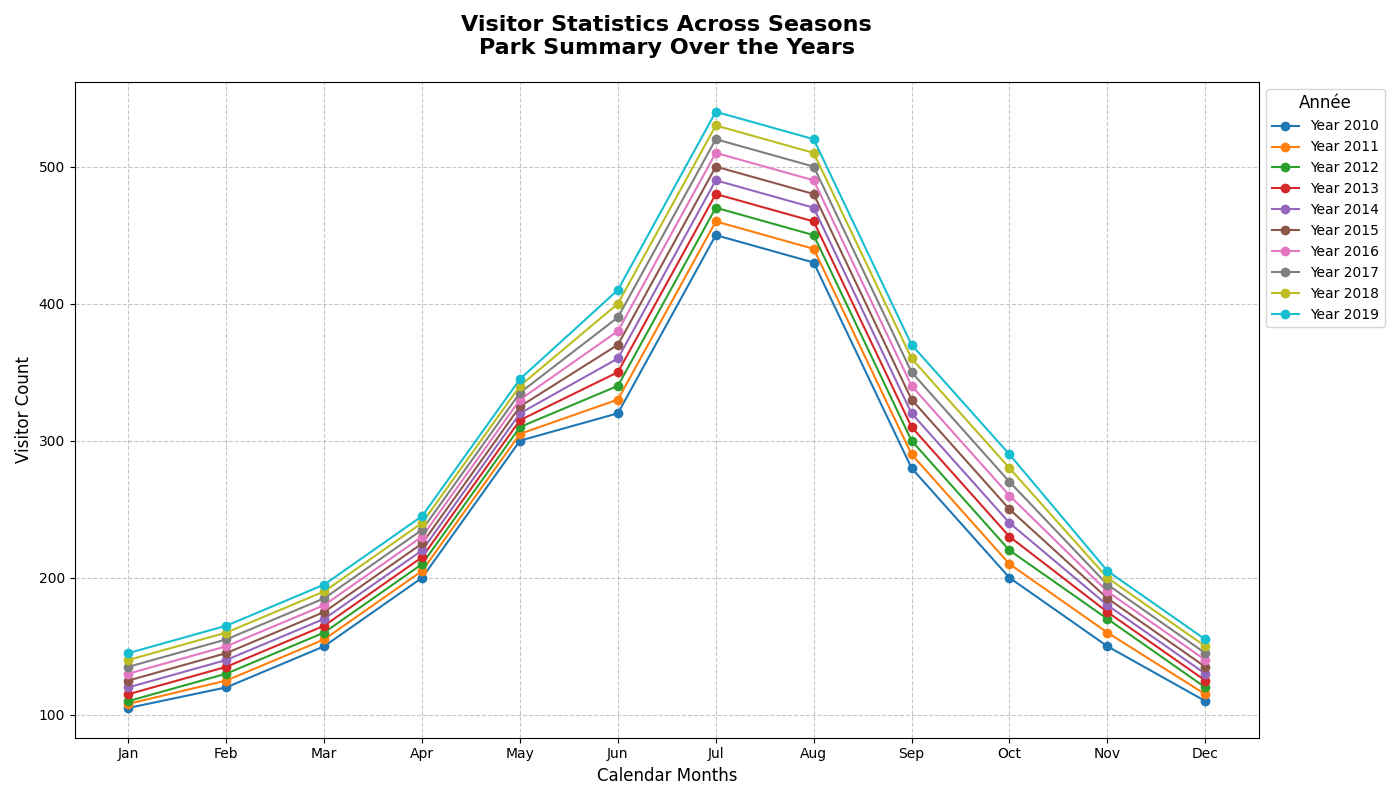

Source code (Python):
import matplotlib.pyplot as plt
import numpy as np

# Data for the line chart - 10 years of data (2010-2019) for 12 months
years = np.arange(2010, 2020)
months = ["Jan", "Feb", "Mar", "Apr", "May", "Jun", "Jul", "Aug", "Sep", "Oct", "Nov", "Dec"]
visitors = [
    [105, 120, 150, 200, 300, 320, 450, 430, 280, 200, 150, 110],  # 2010
    [108, 125, 155, 205, 305, 330, 460, 440, 290, 210, 160, 115],  # 2011
    [110, 130, 160, 210, 310, 340, 470, 450, 300, 220, 170, 120],  # 2012
    [115, 135, 165, 215, 315, 350, 480, 460, 310, 230, 175, 125],  # 2013
    [120, 140, 170, 220, 320, 360, 490, 470, 320, 240, 180, 130],  # 2014
    [125, 145, 175, 225, 325, 370, 500, 480, 330, 250, 185, 135],  # 2015
    [130, 150, 180, 230, 330, 380, 510, 490, 340, 260, 190, 140],  # 2016
    [135, 155, 185, 235, 335, 390, 520, 500, 350, 270, 195, 145],  # 2017
    [140, 160, 190, 240, 340, 400, 530, 510, 360, 280, 200, 150],  # 2018
    [145, 165, 195, 245, 345, 410, 540, 520, 370, 290, 205, 155],  # 2019
]

# Plotting the data
fig, ax = plt.subplots(figsize=(14, 8))

# Add multiple lines to represent each year
for i, year in enumerate(years):
    ax.plot(months, visitors[i], label=f"Year {str(year)}", marker='o')

# Titles and labels with random changes
ax.set_title("Visitor Statistics Across Seasons\nPark Summary Over the Years", fontsize=16, fontweight='bold', pad=20)
ax.set_xlabel('Calendar Months', fontsize=12)
ax.set_ylabel('Visitor Count', fontsize=12)

# Customize legend
ax.legend(title="Année", title_fontsize='12', fontsize=10, loc='upper left', bbox_to_anchor=(1, 1))

# Customize grid
ax.grid(True, linestyle='--', alpha=0.7)

# Adjust layout before displaying the plot
plt.tight_layout()

# Display the plot
plt.show()
